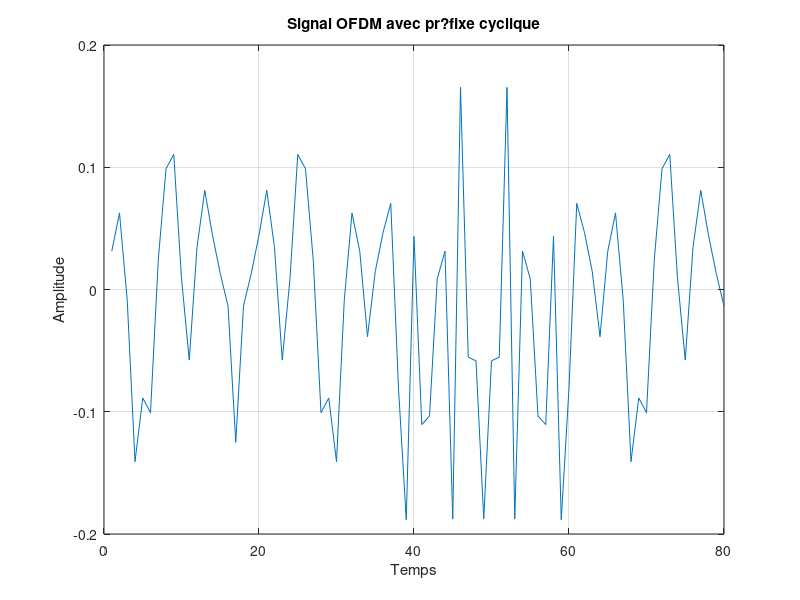

The MATLAB script that drew this image:
clc;
clear;
close all;

%% Param?tres OFDM
N = 64;             % Nombre de sous-porteuses
cp_len = 16;        % Longueur du pr?fixe cyclique
Nb_bits = N;        % Nombre de bits ? transmettre (1 bit par sous-porteuse ici)

%% 1. G?n?ration des bits al?atoires
bits = randi([0 1], Nb_bits, 1);

%% 2. Modulation BPSK (0->-1, 1->+1)
symbols = 2*bits - 1;

%% 3. IFFT pour passer au domaine temps (OFDM)
ofdm_time = ifft(symbols, N);

%% 4. Ajout du pr?fixe cyclique
ofdm_with_cp = [ofdm_time(end-cp_len+1:end); ofdm_time];

%% 5. Transmission (ici, canal id?al sans bruit)

%% 6. R?ception : suppression du pr?fixe cyclique
rx_signal = ofdm_with_cp(cp_len+1:end);

%% 7. FFT pour revenir au domaine fr?quence
received_symbols = fft(rx_signal, N);

%% 8. D?cision BPSK
received_bits = real(received_symbols) > 0;

%% 9. Affichage r?sultats
disp('Bits transmis :');
disp(bits');

disp('Bits re?us :');
disp(received_bits');

%% 10. Trac? du signal OFDM avec pr?fixe cyclique
figure;
plot(real(ofdm_with_cp));
title('Signal OFDM avec pr?fixe cyclique');
xlabel('Temps');
ylabel('Amplitude');
grid on;
